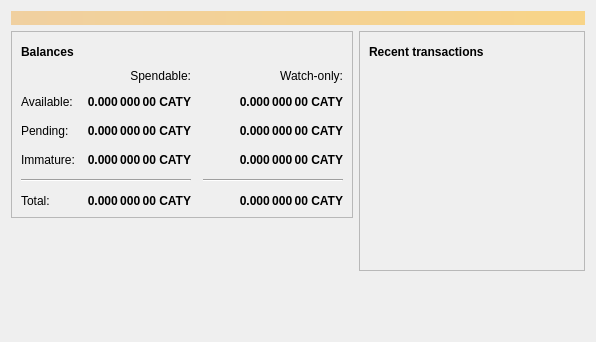
<?xml version="1.0" encoding="UTF-8"?>
<ui version="4.0">
 <class>OverviewPage</class>
 <widget class="QWidget" name="OverviewPage">
  <property name="geometry">
   <rect>
    <x>0</x>
    <y>0</y>
    <width>596</width>
    <height>342</height>
   </rect>
  </property>
  <property name="windowTitle">
   <string>Form</string>
  </property>
  <layout class="QVBoxLayout" name="topLayout">
   <item>
    <widget class="QLabel" name="labelAlerts">
     <property name="visible">
      <bool>false</bool>
     </property>
     <property name="styleSheet">
      <string notr="true">QLabel { background-color: qlineargradient(x1: 0, y1: 0, x2: 1, y2: 0, stop:0 #F0D0A0, stop:1 #F8D488); color:#000000; }</string>
     </property>
     <property name="wordWrap">
      <bool>true</bool>
     </property>
     <property name="margin">
      <number>3</number>
     </property>
     <property name="textInteractionFlags">
      <set>Qt::TextSelectableByMouse</set>
     </property>
    </widget>
   </item>
   <item>
    <layout class="QHBoxLayout" name="horizontalLayout" stretch="1,1">
     <item>
      <layout class="QVBoxLayout" name="verticalLayout_2">
       <item>
        <widget class="QFrame" name="frame">
         <property name="frameShape">
          <enum>QFrame::StyledPanel</enum>
         </property>
         <property name="frameShadow">
          <enum>QFrame::Raised</enum>
         </property>
         <layout class="QVBoxLayout" name="verticalLayout_4">
          <item>
           <layout class="QHBoxLayout" name="horizontalLayout_4">
            <item>
             <widget class="QLabel" name="label_5">
              <property name="font">
               <font>
                <weight>75</weight>
                <bold>true</bold>
               </font>
              </property>
              <property name="text">
               <string>Balances</string>
              </property>
             </widget>
            </item>
            <item>
             <widget class="QPushButton" name="labelWalletStatus">
              <property name="enabled">
               <bool>true</bool>
              </property>
              <property name="maximumSize">
               <size>
                <width>30</width>
                <height>16777215</height>
               </size>
              </property>
              <property name="toolTip">
               <string>The displayed information may be out of date. Your wallet automatically synchronizes with the Catycoin network after a connection is established, but this process has not completed yet.</string>
              </property>
              <property name="text">
               <string/>
              </property>
              <property name="icon">
               <iconset resource="../bitcoin.qrc">
                <normaloff>:/icons/warning</normaloff>
                <disabledoff>:/icons/warning</disabledoff>:/icons/warning</iconset>
              </property>
              <property name="iconSize">
               <size>
                <width>24</width>
                <height>24</height>
               </size>
              </property>
              <property name="flat">
               <bool>true</bool>
              </property>
             </widget>
            </item>
            <item>
             <spacer name="horizontalSpacer_3">
              <property name="orientation">
               <enum>Qt::Horizontal</enum>
              </property>
              <property name="sizeHint" stdset="0">
               <size>
                <width>40</width>
                <height>20</height>
               </size>
              </property>
             </spacer>
            </item>
           </layout>
          </item>
          <item>
           <layout class="QGridLayout" name="gridLayout">
            <property name="spacing">
             <number>12</number>
            </property>
            <item row="2" column="2">
             <widget class="QLabel" name="labelWatchPending">
              <property name="font">
               <font>
                <weight>75</weight>
                <bold>true</bold>
               </font>
              </property>
              <property name="cursor">
               <cursorShape>IBeamCursor</cursorShape>
              </property>
              <property name="toolTip">
               <string>Unconfirmed transactions to watch-only addresses</string>
              </property>
              <property name="text">
               <string notr="true">0.000 000 00 CATY</string>
              </property>
              <property name="alignment">
               <set>Qt::AlignRight|Qt::AlignTrailing|Qt::AlignVCenter</set>
              </property>
              <property name="textInteractionFlags">
               <set>Qt::LinksAccessibleByMouse|Qt::TextSelectableByKeyboard|Qt::TextSelectableByMouse</set>
              </property>
             </widget>
            </item>
            <item row="2" column="1">
             <widget class="QLabel" name="labelUnconfirmed">
              <property name="font">
               <font>
                <weight>75</weight>
                <bold>true</bold>
               </font>
              </property>
              <property name="cursor">
               <cursorShape>IBeamCursor</cursorShape>
              </property>
              <property name="toolTip">
               <string>Total of transactions that have yet to be confirmed, and do not yet count toward the spendable balance</string>
              </property>
              <property name="text">
               <string notr="true">0.000 000 00 CATY</string>
              </property>
              <property name="alignment">
               <set>Qt::AlignRight|Qt::AlignTrailing|Qt::AlignVCenter</set>
              </property>
              <property name="textInteractionFlags">
               <set>Qt::LinksAccessibleByMouse|Qt::TextSelectableByKeyboard|Qt::TextSelectableByMouse</set>
              </property>
             </widget>
            </item>
            <item row="3" column="2">
             <widget class="QLabel" name="labelWatchImmature">
              <property name="font">
               <font>
                <weight>75</weight>
                <bold>true</bold>
               </font>
              </property>
              <property name="cursor">
               <cursorShape>IBeamCursor</cursorShape>
              </property>
              <property name="toolTip">
               <string>Mined balance in watch-only addresses that has not yet matured</string>
              </property>
              <property name="text">
               <string notr="true">0.000 000 00 CATY</string>
              </property>
              <property name="alignment">
               <set>Qt::AlignRight|Qt::AlignTrailing|Qt::AlignVCenter</set>
              </property>
              <property name="textInteractionFlags">
               <set>Qt::LinksAccessibleByMouse|Qt::TextSelectableByKeyboard|Qt::TextSelectableByMouse</set>
              </property>
             </widget>
            </item>
            <item row="4" column="0" colspan="2">
             <widget class="Line" name="line">
              <property name="orientation">
               <enum>Qt::Horizontal</enum>
              </property>
             </widget>
            </item>
            <item row="4" column="2">
             <widget class="Line" name="lineWatchBalance">
              <property name="sizePolicy">
               <sizepolicy hsizetype="Preferred" vsizetype="Fixed">
                <horstretch>0</horstretch>
                <verstretch>0</verstretch>
               </sizepolicy>
              </property>
              <property name="minimumSize">
               <size>
                <width>140</width>
                <height>0</height>
               </size>
              </property>
              <property name="orientation">
               <enum>Qt::Horizontal</enum>
              </property>
             </widget>
            </item>
            <item row="5" column="0">
             <widget class="QLabel" name="labelTotalText">
              <property name="text">
               <string>Total:</string>
              </property>
             </widget>
            </item>
            <item row="3" column="1">
             <widget class="QLabel" name="labelImmature">
              <property name="font">
               <font>
                <weight>75</weight>
                <bold>true</bold>
               </font>
              </property>
              <property name="cursor">
               <cursorShape>IBeamCursor</cursorShape>
              </property>
              <property name="toolTip">
               <string>Mined balance that has not yet matured</string>
              </property>
              <property name="text">
               <string notr="true">0.000 000 00 CATY</string>
              </property>
              <property name="alignment">
               <set>Qt::AlignRight|Qt::AlignTrailing|Qt::AlignVCenter</set>
              </property>
              <property name="textInteractionFlags">
               <set>Qt::LinksAccessibleByMouse|Qt::TextSelectableByKeyboard|Qt::TextSelectableByMouse</set>
              </property>
             </widget>
            </item>
            <item row="2" column="3">
             <spacer name="horizontalSpacer_2">
              <property name="orientation">
               <enum>Qt::Horizontal</enum>
              </property>
              <property name="sizeHint" stdset="0">
               <size>
                <width>40</width>
                <height>20</height>
               </size>
              </property>
             </spacer>
            </item>
            <item row="3" column="0">
             <widget class="QLabel" name="labelImmatureText">
              <property name="text">
               <string>Immature:</string>
              </property>
             </widget>
            </item>
            <item row="5" column="1">
             <widget class="QLabel" name="labelTotal">
              <property name="font">
               <font>
                <weight>75</weight>
                <bold>true</bold>
               </font>
              </property>
              <property name="cursor">
               <cursorShape>IBeamCursor</cursorShape>
              </property>
              <property name="toolTip">
               <string>Your current total balance</string>
              </property>
              <property name="text">
               <string notr="true">0.000 000 00 CATY</string>
              </property>
              <property name="alignment">
               <set>Qt::AlignRight|Qt::AlignTrailing|Qt::AlignVCenter</set>
              </property>
              <property name="textInteractionFlags">
               <set>Qt::LinksAccessibleByMouse|Qt::TextSelectableByKeyboard|Qt::TextSelectableByMouse</set>
              </property>
             </widget>
            </item>
            <item row="5" column="2">
             <widget class="QLabel" name="labelWatchTotal">
              <property name="font">
               <font>
                <weight>75</weight>
                <bold>true</bold>
               </font>
              </property>
              <property name="cursor">
               <cursorShape>IBeamCursor</cursorShape>
              </property>
              <property name="toolTip">
               <string>Current total balance in watch-only addresses</string>
              </property>
              <property name="text">
               <string notr="true">0.000 000 00 CATY</string>
              </property>
              <property name="alignment">
               <set>Qt::AlignRight|Qt::AlignTrailing|Qt::AlignVCenter</set>
              </property>
              <property name="textInteractionFlags">
               <set>Qt::LinksAccessibleByMouse|Qt::TextSelectableByKeyboard|Qt::TextSelectableByMouse</set>
              </property>
             </widget>
            </item>
            <item row="0" column="2">
             <widget class="QLabel" name="labelWatchonly">
              <property name="text">
               <string>Watch-only:</string>
              </property>
              <property name="alignment">
               <set>Qt::AlignRight|Qt::AlignTrailing|Qt::AlignVCenter</set>
              </property>
             </widget>
            </item>
            <item row="1" column="0">
             <widget class="QLabel" name="labelBalanceText">
              <property name="text">
               <string>Available:</string>
              </property>
             </widget>
            </item>
            <item row="1" column="1">
             <widget class="QLabel" name="labelBalance">
              <property name="font">
               <font>
                <weight>75</weight>
                <bold>true</bold>
               </font>
              </property>
              <property name="cursor">
               <cursorShape>IBeamCursor</cursorShape>
              </property>
              <property name="toolTip">
               <string>Your current spendable balance</string>
              </property>
              <property name="text">
               <string notr="true">0.000 000 00 CATY</string>
              </property>
              <property name="alignment">
               <set>Qt::AlignRight|Qt::AlignTrailing|Qt::AlignVCenter</set>
              </property>
              <property name="textInteractionFlags">
               <set>Qt::LinksAccessibleByMouse|Qt::TextSelectableByKeyboard|Qt::TextSelectableByMouse</set>
              </property>
             </widget>
            </item>
            <item row="1" column="2">
             <widget class="QLabel" name="labelWatchAvailable">
              <property name="font">
               <font>
                <weight>75</weight>
                <bold>true</bold>
               </font>
              </property>
              <property name="cursor">
               <cursorShape>IBeamCursor</cursorShape>
              </property>
              <property name="toolTip">
               <string>Your current balance in watch-only addresses</string>
              </property>
              <property name="text">
               <string notr="true">0.000 000 00 CATY</string>
              </property>
              <property name="alignment">
               <set>Qt::AlignRight|Qt::AlignTrailing|Qt::AlignVCenter</set>
              </property>
              <property name="textInteractionFlags">
               <set>Qt::LinksAccessibleByMouse|Qt::TextSelectableByKeyboard|Qt::TextSelectableByMouse</set>
              </property>
             </widget>
            </item>
            <item row="2" column="0">
             <widget class="QLabel" name="labelPendingText">
              <property name="text">
               <string>Pending:</string>
              </property>
             </widget>
            </item>
            <item row="0" column="1">
             <widget class="QLabel" name="labelSpendable">
              <property name="text">
               <string>Spendable:</string>
              </property>
              <property name="alignment">
               <set>Qt::AlignRight|Qt::AlignTrailing|Qt::AlignVCenter</set>
              </property>
             </widget>
            </item>
           </layout>
          </item>
         </layout>
        </widget>
       </item>
       <item>
        <spacer name="verticalSpacer">
         <property name="orientation">
          <enum>Qt::Vertical</enum>
         </property>
         <property name="sizeHint" stdset="0">
          <size>
           <width>20</width>
           <height>40</height>
          </size>
         </property>
        </spacer>
        </item>
       <item>
        <widget class="QLabel" name="label_wallet_bgcoin">
         <property name="text">
          <string/>
         </property>
         <property name="pixmap">
          <pixmap resource="../bitcoin.qrc">:/icons/wallet_bgcoin</pixmap>
         </property>
         <property name="scaledContents">
          <bool>false</bool>
         </property>
         <property name="alignment">
          <set>Qt::AlignCenter</set>
         </property>
         <property name="margin">
          <number>-2</number>
         </property>
        </widget>
       </item>
      </layout>
     </item>
     <item>
      <layout class="QVBoxLayout" name="verticalLayout_3">
       <item>
        <widget class="QFrame" name="frame_2">
         <property name="frameShape">
          <enum>QFrame::StyledPanel</enum>
         </property>
         <property name="frameShadow">
          <enum>QFrame::Raised</enum>
         </property>
         <layout class="QVBoxLayout" name="verticalLayout">
          <item>
           <layout class="QHBoxLayout" name="horizontalLayout_2">
            <item>
             <widget class="QLabel" name="label_4">
              <property name="font">
               <font>
                <weight>75</weight>
                <bold>true</bold>
               </font>
              </property>
              <property name="text">
               <string>Recent transactions</string>
              </property>
             </widget>
            </item>
            <item>
             <widget class="QPushButton" name="labelTransactionsStatus">
              <property name="enabled">
               <bool>true</bool>
              </property>
              <property name="maximumSize">
               <size>
                <width>30</width>
                <height>16777215</height>
               </size>
              </property>
              <property name="toolTip">
               <string>The displayed information may be out of date. Your wallet automatically synchronizes with the Catycoin network after a connection is established, but this process has not completed yet.</string>
              </property>
              <property name="text">
               <string/>
              </property>
              <property name="icon">
               <iconset resource="../bitcoin.qrc">
                <normaloff>:/icons/warning</normaloff>
                <disabledoff>:/icons/warning</disabledoff>:/icons/warning</iconset>
              </property>
              <property name="iconSize">
               <size>
                <width>24</width>
                <height>24</height>
               </size>
              </property>
              <property name="flat">
               <bool>true</bool>
              </property>
             </widget>
            </item>
            <item>
             <spacer name="horizontalSpacer">
              <property name="orientation">
               <enum>Qt::Horizontal</enum>
              </property>
              <property name="sizeHint" stdset="0">
               <size>
                <width>40</width>
                <height>20</height>
               </size>
              </property>
             </spacer>
            </item>
           </layout>
          </item>
          <item>
           <widget class="QListView" name="listTransactions">
            <property name="styleSheet">
             <string notr="true">QListView { background: transparent; }</string>
            </property>
            <property name="frameShape">
             <enum>QFrame::NoFrame</enum>
            </property>
            <property name="verticalScrollBarPolicy">
             <enum>Qt::ScrollBarAlwaysOff</enum>
            </property>
            <property name="horizontalScrollBarPolicy">
             <enum>Qt::ScrollBarAlwaysOff</enum>
            </property>
            <property name="selectionMode">
             <enum>QAbstractItemView::NoSelection</enum>
            </property>
           </widget>
          </item>
         </layout>
        </widget>
       </item>
       <item>
        <spacer name="verticalSpacer_2">
         <property name="orientation">
          <enum>Qt::Vertical</enum>
         </property>
         <property name="sizeHint" stdset="0">
          <size>
           <width>20</width>
           <height>40</height>
          </size>
         </property>
        </spacer>
       </item>
      </layout>
     </item>
    </layout>
   </item>
  </layout>
 </widget>
 <resources/>
 <connections/>
</ui>
